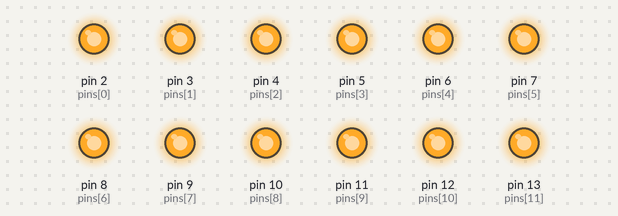
Recording of a sketch running on a simulated Arduino Uno, built with avr-gcc and run on an emulated ATmega328P. On the bench: output pins drawn as LEDs (lit = HIGH).

Above: at 0.5 s.
At 3.5 s:
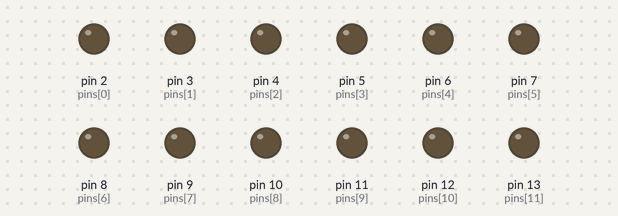
Timing chart, 0 to 4.6 s (numbered marks = the images above):
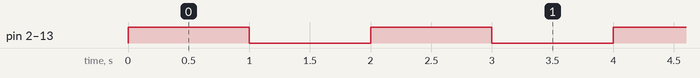

Measured:
- by itself, pin 2 (pins[0]), pin 3 (pins[1]), pin 4 (pins[2]), pin 5 (pins[3]), pin 6 (pins[4]), pin 7 (pins[5]), pin 8 (pins[6]), pin 9 (pins[7]), pin 10 (pins[8]), pin 11 (pins[9]), pin 12 (pins[10]), pin 13 (pins[11]): alternates HIGH for 1.0 s and LOW for 1.0 s

The sketch:

experiment03.ino
```cpp
int pins[] = {2, 3, 4, 5, 6, 7, 8, 9, 10, 11, 12, 13}; // Added [] here

void setup() {
  for (int i = 0; i < 12; i++) {
    pinMode(pins[i], OUTPUT); // Fixed capital M and capitalized OUTPUT
  }
}

void loop() {
  for (int i = 0; i < 12; i++) {
    digitalWrite(pins[i], HIGH); // Fixed capital W
  }
  delay(1000); // Optional: adds a pause while they are ON

  for (int i = 0; i < 12; i++) {
    digitalWrite(pins[i], LOW); // Fixed capital W and capitalized LOW
  }
  delay(1000); // Optional: adds a pause while they are OFF
}
```
